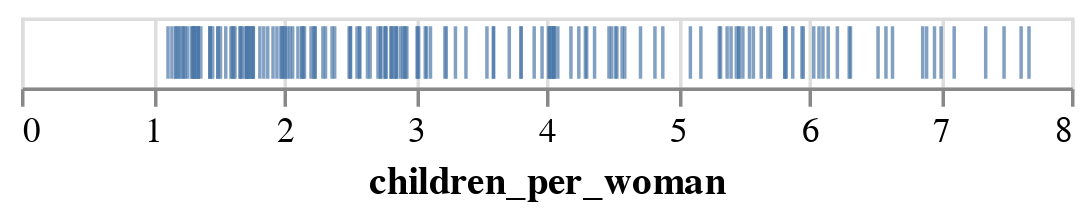

The cell this chart's notebook holds for it:
### Markdown cell above
**Key difference from nominal:** The categories appear in their logical order (Small, Medium, Large, Very Large) rather than alphabetical order.

### Quantitative (Q)

**Quantitative** data represent numerical measurements. With quantitative data we can make *magnitude* comparisons: *by how much is value A larger or smaller than value B? (A - B = ?)*. Quantitative data support equality, rank-order, and arithmetic operations.

Examples include measurements such as height, weight, temperature, counts, and rates. In our dataset, `fertility` (children per woman), `life_expect` (life expectancy in years), and `pop` (population) are all quantitative.

### Code cell
# Using quantitative data - notice how the axis changes
alt.Chart(data2000).mark_tick().encode(
    x='children_per_woman:Q'  # :Q tells Altair this is quantitative
)

### Figure 1 — Vega-Lite specification as saved in the notebook (floating-point values rounded to 4 significant figures; data arrays with more than 128 entries replaced by an {"elided": "..."} marker saying what was removed)
{"config": {"view": {"continuousWidth": 300, "continuousHeight": 300}}, "data": {"name": "data-4df4e1ffbcd2b5b282b2ea5618688686"}, "mark": {"type": "tick"}, "encoding": {"x": {"field": "children_per_woman", "type": "quantitative"}}, "$schema": "https://vega.github.io/schema/vega-lite/v5.20.1.json", "datasets": {"data-4df4e1ffbcd2b5b282b2ea5618688686": {"elided": "178 records"}}}
